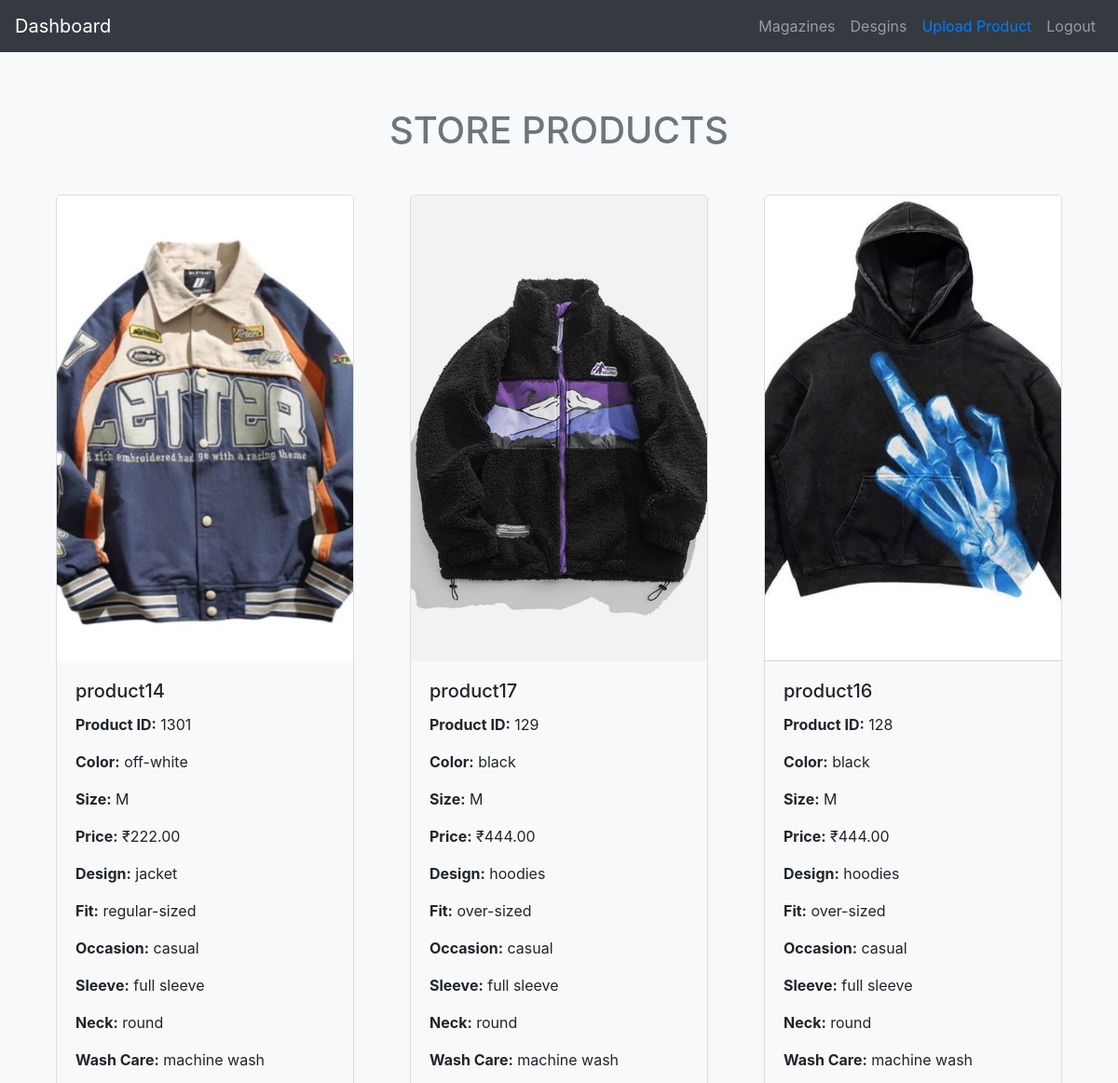
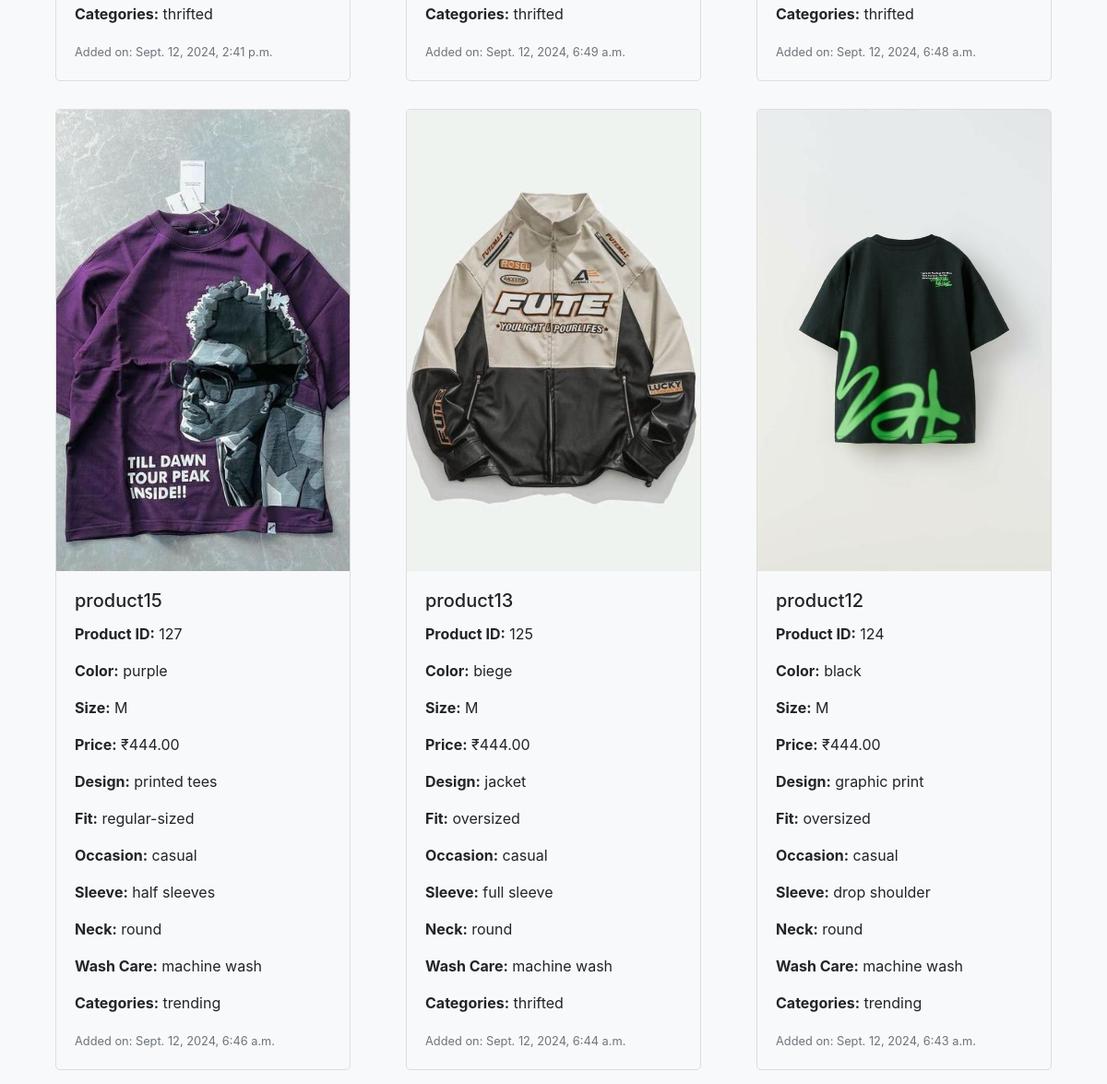
Screenshot of /admin_shop_view/ with the database file from the repository (2 pictures, top to bottom).
### productapp/models.py (models this page shows, shortened)
class Shop(models.Model):
    photo1 = models.ImageField(upload_to="shop/")
    photo2 = models.ImageField(upload_to="shop/")
    photo3 = models.ImageField(upload_to="shop/")
    name = models.CharField(max_length=255)
    product_id = models.CharField(max_length=255, unique=True)
    color = models.CharField(max_length=225)
    size = models.CharField(max_length=225)
    price = models.CharField(max_length=250)
    design = models.CharField(max_length=400, blank=False)
    fit = models.CharField(max_length=400, blank=False)
    occasion = models.CharField(max_length=400, blank=False)
    sleeve = models.CharField(max_length=400, blank=False)
    neck = models.CharField(max_length=400, blank=False)
    wash_care = models.CharField(max_length=400, blank=False)
    price = models.DecimalField(max_digits=10, decimal_places=2)
    cat = models.CharField(max_length=255, blank=False)
    gen = models.CharField(max_length=255, blank=False)
    created_at = models.DateTimeField(auto_now_add=True)
    def get_categories(self):
        return self.cat.split(",")  # Split the string into a list

### productapp/views.py (the view)
# urls.py: path('admin_shop_view/', views.admin_shop_view, name='admin_shop_view'),
def admin_shop_view(request):
    shops = Shop.objects.all().order_by('-created_at')
    return render(request, 'adminallshops.html', {'shops': shops})

### templates/adminallshops.html (shortened to what this page needs)
<!DOCTYPE html>
<html lang="en">
<head>
    <link href="https://stackpath.bootstrapcdn.com/bootstrap/4.5.2/css/bootstrap.min.css" rel="stylesheet">
</head>
<body>
<nav class="navbar navbar-expand-lg navbar-dark bg-dark">
    <a class="navbar-brand" href="{% url 'productapp:dashboard' %}">Dashboard</a>
    <div class="collapse navbar-collapse" id="navbarNav">
      <ul class="navbar-nav ml-auto">
        <li class="nav-item">
          <a class="nav-link" href="#">Magazines</a>
        </li>
        <li class="nav-item">
          <a class="nav-link" href="{% url 'productapp:admin_product_view' %}">Desgins</a>
        </li>
        <li class="nav-item">
          <a class="nav-link text-primary" href="{% url 'productapp:upload_shop' %}">Upload Product</a>
        </li>
        <li class="nav-item">
          <a class="nav-link" href="#">Logout</a>
        </li>
      </ul>
    </div>
  </nav>
  <div class="container mt-5">
    <h1 class="text-center text-secondary" style="margin-top:60px;margin-bottom:30PX;">STORE PRODUCTS</h1>
    <div class="row">
        {% for shop in shops %}
        <div class="col-md-4">
            <div class="product-card">
                <img src="{{ shop.photo1.url }}" alt="{{ shop.name }}" class="product-img">
                <div class="card-body">
                    <h5 class="card-title">{{ shop.name }}</h5>
                    <p class="card-text"><strong>Product ID:</strong> {{ shop.product_id }}</p>
                    <p class="card-text"><strong>Color:</strong> {{ shop.color }}</p>
                    <p class="card-text"><strong>Size:</strong> {{ shop.size }}</p>
                    <p class="card-text"><strong>Price:</strong> ₹{{ shop.price }}</p>
                    <p class="card-text"><strong>Design:</strong> {{ shop.design }}</p>
                    <p class="card-text"><strong>Fit:</strong> {{ shop.fit }}</p>
                    <p class="card-text"><strong>Occasion:</strong> {{ shop.occasion }}</p>
                    <p class="card-text"><strong>Sleeve:</strong> {{ shop.sleeve }}</p>
                    <p class="card-text"><strong>Neck:</strong> {{ shop.neck }}</p>
                    <p class="card-text"><strong>Wash Care:</strong> {{ shop.wash_care }}</p>
                    <p class="card-text"><strong>Categories:</strong> {{ shop.get_categories|join:", " }}</p>
                    <p class="card-text"><small class="text-muted">Added on: {{ shop.created_at }}</small></p>
                </div>
            </div>
        </div>
        {% empty %}
        <p class="text-center" style="width: 100%;">No products available.</p>
        {% endfor %}
    </div>
</div>
</body>
</html>

### templates/adminallshops.html (style rules this page uses)
body { background-color: #f8f9fa; }
.product-card { margin: 15px; border: 1px solid #ddd; border-radius: 5px; overflow: hidden; transition: transform 0.2s; }
.product-img { height: 500px; object-fit: cover; width: 100%; }

### rows the page displays
Shop: photo1 (picture), name "product14", product_id "1301", color "off-white", size "M", price "222.00", design "jacket", fit "regular-sized", occasion "casual", sleeve "full sleeve", neck "round", wash_care "machine wash", get_categories "thrifted", created_at "Sept. 12, 2024, 2:41 p.m."
Shop: photo1 (picture), name "product17", product_id "129", color "black", size "M", price "444.00", design "hoodies", fit "over-sized", occasion "casual", sleeve "full sleeve", neck "round", wash_care "machine wash", get_categories "thrifted", created_at "Sept. 12, 2024, 6:49 a.m."
Shop: photo1 (picture), name "product16", product_id "128", color "black", size "M", price "444.00", design "hoodies", fit "over-sized", occasion "casual", sleeve "full sleeve", neck "round", wash_care "machine wash", get_categories "thrifted", created_at "Sept. 12, 2024, 6:48 a.m."
Shop: photo1 (picture), name "product15", product_id "127", color "purple", size "M", price "444.00", design "printed tees", fit "regular-sized", occasion "casual", sleeve "half sleeves", neck "round", wash_care "machine wash", get_categories "trending", created_at "Sept. 12, 2024, 6:46 a.m."
Shop: photo1 (picture), name "product13", product_id "125", color "biege", size "M", price "444.00", design "jacket", fit "oversized", occasion "casual", sleeve "full sleeve", neck "round", wash_care "machine wash", get_categories "thrifted", created_at "Sept. 12, 2024, 6:44 a.m."
Shop: photo1 (picture), name "product12", product_id "124", color "black", size "M", price "444.00", design "graphic print", fit "oversized", occasion "casual", sleeve "drop shoulder", neck "round", wash_care "machine wash", get_categories "trending", created_at "Sept. 12, 2024, 6:43 a.m."
